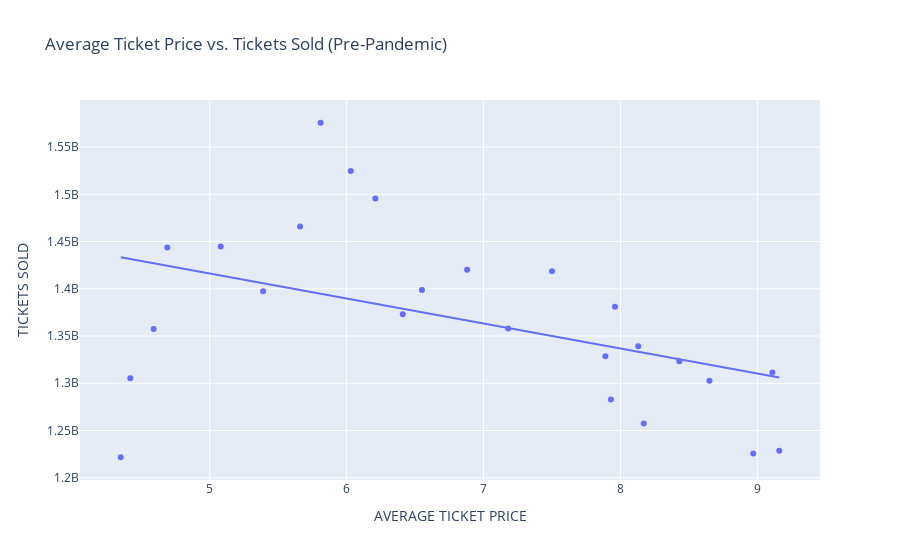

Notebook code for this chart:
### Code cell
ticket_relationship_nocovid = px.scatter(
  no_covid, x= 'AVERAGE TICKET PRICE', y='TICKETS SOLD', trendline = 'ols', title = 'Average Ticket Price vs. Tickets Sold (Pre-Pandemic)'
)
ticket_relationship_nocovid.show()

### Figure 1 — Plotly figure (JSON) as saved in the notebook; plotly's stock layout.template omitted (floating-point values rounded to 4 significant figures)
{"data": [{"hovertemplate": "AVERAGE TICKET PRICE=%{x}<br>TICKETS SOLD=%{y}<extra></extra>", "legendgroup": "", "marker": {"color": "#636efa", "symbol": "circle"}, "mode": "markers", "name": "", "orientation": "v", "showlegend": false, "type": "scatter", "x": [9.16, 9.11, 8.97, 8.65, 8.43, 8.17, 8.13, 7.96, 7.93, 7.89, 7.5, 7.18, 6.88, 6.55, 6.41, 6.21, 6.03, 5.81, 5.66, 5.39, 5.08, 4.69, 4.59, 4.42, 4.35], "xaxis": "x", "y": [1228541629, 1311536128, 1225639761, 1302556378, 1323356776, 1257402920, 1339168926, 1380921942, 1282915168, 1328549021, 1418567388, 1358042073, 1420036680, 1398738283, 1372980280, 1495651298, 1524589620, 1575756527, 1465874205, 1397460079, 1444664086, 1443832471, 1357349648, 1305221290, 1221705907], "yaxis": "y"}, {"hovertemplate": "<b>OLS trendline</b><br>TICKETS SOLD = -2.64616e+07 * AVERAGE TICKET PRICE + 1.5484e+09<br>R<sup>2</sup>=0.198050<br><br>AVERAGE TICKET PRICE=%{x}<br>TICKETS SOLD=%{y} <b>(trend)</b><extra></extra>", "legendgroup": "", "marker": {"color": "#636efa", "symbol": "circle"}, "mode": "lines", "name": "", "showlegend": false, "type": "scatter", "x": [4.35, 4.42, 4.59, 4.69, 5.08, 5.39, 5.66, 5.81, 6.03, 6.21, 6.41, 6.55, 6.88, 7.18, 7.5, 7.89, 7.93, 7.96, 8.13, 8.17, 8.43, 8.65, 8.97, 9.11, 9.16], "xaxis": "x", "y": [1433000000.0, 1431000000.0, 1427000000.0, 1424000000.0, 1414000000.0, 1406000000.0, 1399000000.0, 1395000000.0, 1389000000.0, 1384000000.0, 1379000000.0, 1375000000.0, 1366000000.0, 1358000000.0, 1350000000.0, 1340000000.0, 1339000000.0, 1338000000.0, 1333000000.0, 1332000000.0, 1325000000.0, 1320000000.0, 1311000000.0, 1307000000.0, 1306000000.0], "yaxis": "y"}], "layout": {"autosize": true, "legend": {"tracegroupgap": 0}, "title": {"text": "Average Ticket Price vs. Tickets Sold (Pre-Pandemic)"}, "xaxis": {"anchor": "y", "autorange": true, "domain": [0, 1], "range": [4.055, 9.455], "title": {"text": "AVERAGE TICKET PRICE"}, "type": "linear"}, "yaxis": {"anchor": "x", "autorange": true, "domain": [0, 1], "range": [1192000000.0, 1605000000.0], "title": {"text": "TICKETS SOLD"}, "type": "linear"}}}
